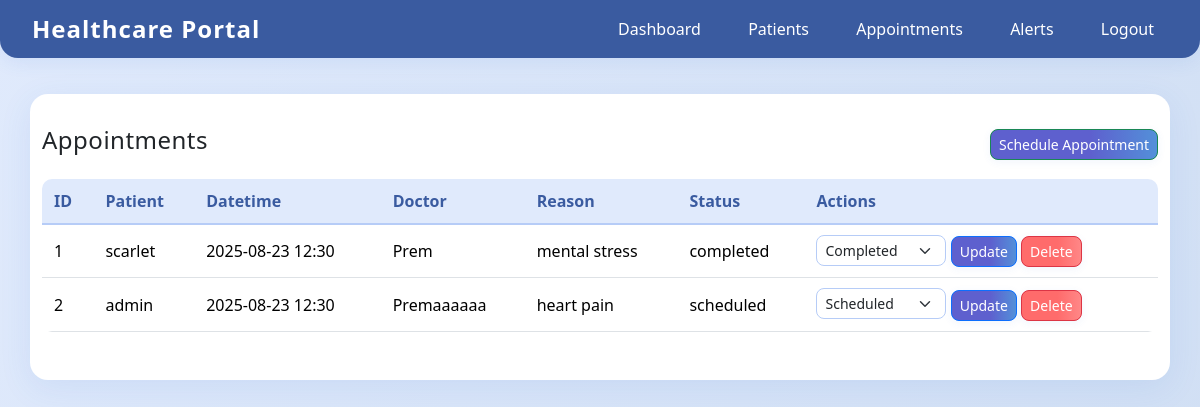
Before: /appointments (signed in) with the older database file.
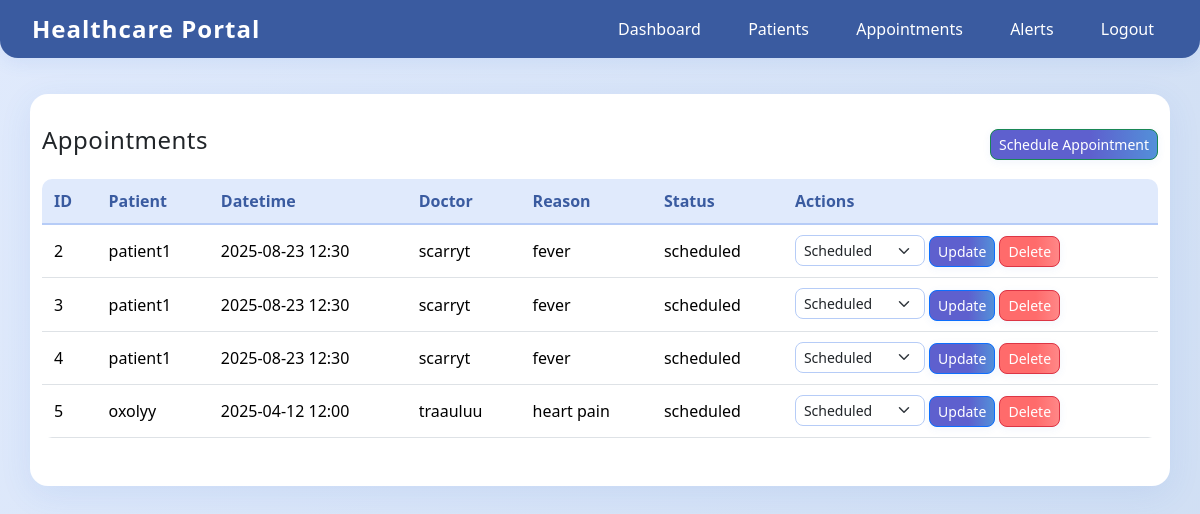
After: the same page with the newer database file.
### tables this page shows
CREATE TABLE appointments (
        id INTEGER PRIMARY KEY AUTOINCREMENT,
        patient_id INTEGER NOT NULL,
        datetime TEXT NOT NULL,
        doctor TEXT,
        reason TEXT,
        status TEXT DEFAULT 'scheduled',
        FOREIGN KEY(patient_id) REFERENCES patients(id)
    );

CREATE TABLE patients (
        id INTEGER PRIMARY KEY AUTOINCREMENT,
        name TEXT NOT NULL,
        age INTEGER,
        gender TEXT,
        phone TEXT,
        email TEXT,
        notes TEXT
    );

### app.py (the view)
@app.route('/appointments')
@login_required
def appointments():
    db = get_db()
    rows = db.execute("""
        SELECT a.*, p.name as patient_name
        FROM appointments a
        JOIN patients p ON a.patient_id = p.id
        ORDER BY datetime(a.datetime) DESC
    """).fetchall()
    return render_template('appointments.html', appointments=rows)

### app.py (called while the page is built)
def get_db():
    db = getattr(g, '_database', None)
    if db is None:
        db = g._database = sqlite3.connect(DB_PATH)
        db.row_factory = sqlite3.Row
    return db

@app.teardown_appcontext
def close_connection(exception):
    db = getattr(g, '_database', None)
    if db is not None:
        db.close()

def login_required(fn):
    from functools import wraps
    @wraps(fn)
    def wrapper(*args, **kwargs):
        if 'user' not in session:
            flash('Please login first', 'warning')
            return redirect(url_for('login'))
        return fn(*args, **kwargs)
    return wrapper

### templates/appointments.html (shortened to what this page needs)
{% extends "base.html" %}
{% block content %}
<div class="d-flex justify-content-between align-items-center mb-3">
  <h4>Appointments</h4>
  <a href="{{ url_for('add_appointment') }}" class="btn btn-success btn-sm">Schedule Appointment</a>
</div>
<table class="table table-sm">
  <thead><tr><th>ID</th><th>Patient</th><th>Datetime</th><th>Doctor</th><th>Reason</th><th>Status</th><th>Actions</th></tr></thead>
  <tbody>
    {% for a in appointments %}
      <tr>
        <td>{{ a['id'] }}</td>
        <td>{{ a['patient_name'] }}</td>
        <td>{{ a['datetime'] }}</td>
        <td>{{ a['doctor'] or '-' }}</td>
        <td>{{ a['reason'] or '-' }}</td>
        <td>{{ a['status'] }}</td>
        <td>
          <form method="post" action="{{ url_for('update_appointment_status', aid=a['id']) }}" style="display:inline">
            <select name="status" class="form-select form-select-sm d-inline-block" style="width:130px; display:inline-block;">
              <option value="scheduled" {% if a['status']=='scheduled' %}selected{% endif %}>Scheduled</option>
              <option value="completed" {% if a['status']=='completed' %}selected{% endif %}>Completed</option>
            </select>
            <button class="btn btn-sm btn-primary">Update</button>
          </form>
          <form method="post" action="{{ url_for('delete_appointment', aid=a['id']) }}" style="display:inline" onsubmit="return confirm('Delete appointment?');">
            <button class="btn btn-sm btn-danger">Delete</button>
          </form>
        </td>
      </tr>
    {% endfor %}
  </tbody>
</table>
{% endblock %}

### templates/base.html (shortened to what this page needs)
<!DOCTYPE html>
<html lang="en">
<head>
    <link rel="stylesheet" href="{{ url_for('static', filename='style.css') }}">
    <link href="https://cdn.jsdelivr.net/npm/bootstrap@5.3.3/dist/css/bootstrap.min.css" rel="stylesheet">
    <link href="https://cdn.jsdelivr.net/npm/bootstrap-icons@1.11.3/font/bootstrap-icons.css" rel="stylesheet">
</head>
<body>
    <nav>
        {% if session.get('role') == 'admin' %}
            <a class="navbar-brand" href="{{ url_for('admin_dashboard') }}">Healthcare Portal</a>
        {% else %}
            <a class="navbar-brand" href="{{ url_for('user_dashboard') }}">Healthcare Portal</a>
        {% endif %}
        <ul>
            {% if 'user' in session %}
                <li><a href="{% if session.get('role') == 'admin' %}{{ url_for('admin_dashboard') }}{% else %}{{ url_for('user_dashboard') }}{% endif %}">Dashboard</a></li>
                <li><a href="{{ url_for('patients') }}">Patients</a></li>
                <li><a href="{{ url_for('appointments') }}">Appointments</a></li>
                <li><a href="{{ url_for('alerts') }}">Alerts</a></li>
                <li><a href="{{ url_for('logout') }}">Logout</a></li>
            {% else %}
                <li><a href="{{ url_for('login') }}">Login</a></li>
            {% endif %}
        </ul>
    </nav>
    <div class="container">
        {% block content %}{% endblock %}
    </div>
</body>
</html>

### static/style.css (style rules this page uses)
body { background: linear-gradient(120deg, #e0eafc 0%, #cfdef3 100%); min-height: 100vh; font-family: 'Segoe UI', Tahoma, Geneva, Verdana, sans-serif; color: #223; margin: 0; padding: 0; }
nav { background: #3a5ba0; color: #fff; padding: 0.7rem 2rem; display: flex; align-items: center; justify-content: space-between; border-bottom-left-radius: 18px; border-bottom-right-radius: 18px; box-shadow: 0 4px 18px rgba(60, 120, 216, 0.10); }
nav .navbar-brand { font-size: 1.5rem; font-weight: 700; color: #fff; text-decoration: none; letter-spacing: 1px; }
nav ul { list-style: none; margin: 0; padding: 0; display: flex; gap: 1.2rem; }
nav ul li { display: inline; }
nav ul li a { color: #fff; text-decoration: none; font-weight: 500; padding: 6px 14px; border-radius: 6px; transition: background 0.2s, color 0.2s; }
.container { max-width: 950px; margin: 36px auto 0 auto; background: #fff; border-radius: 18px; box-shadow: 0 8px 32px rgba(60, 120, 216, 0.10); padding: 32px 28px; }
h1, h2, h3, h4, h5, h6 { color: #3a5ba0; font-weight: 700; margin-bottom: 18px; letter-spacing: 0.5px; }
.btn, button, input[type="submit"] { border-radius: 8px !important; font-weight: 500; transition: background 0.2s, color 0.2s, box-shadow 0.2s; box-shadow: 0 2px 8px rgba(60, 120, 216, 0.07); border: none; padding: 8px 18px; font-size: 1rem; }
.btn-primary, .btn-success { background: linear-gradient(90deg, #5e60ce 60%, #5390d9 100%); color: #fff !important; }
.btn-danger { background: linear-gradient(90deg, #ff6b6b 60%, #ff8787 100%); color: #fff !important; }
.table { background: #fff; border-radius: 10px; overflow: hidden; width: 100%; margin-bottom: 24px; border-collapse: separate; border-spacing: 0; }
.table th, .table td { vertical-align: middle !important; padding: 10px 12px !important; }
.table thead th { background: #e0eafc; color: #3a5ba0; font-weight: 600; border-bottom: 2px solid #b6ccf7; }
input, select, textarea { border-radius: 8px !important; border: 1px solid #b6ccf7 !important; transition: border-color 0.2s; padding: 10px 12px; font-size: 1rem; background: #fafdff; }
input[type="submit"], button { cursor: pointer; }
a { color: #5e60ce; text-decoration: none; transition: color 0.2s; }
.form-select { border-radius: 8px !important; border: 1px solid #b6ccf7 !important; background: #fafdff; padding: 10px 12px; font-size: 1rem; }

Changed rows visible on the page:
removed appointments: id "1", patient_name "scarlet", datetime "2025-08-23 12:30", doctor "Prem", reason "mental stress", status "completed", status "Completed"
changed appointments id 2: patient_name "admin" → "patient1"; doctor "Premaaaaaa" → "scarryt"; reason "heart pain" → "fever"
added appointments: id "3", patient_name "patient1", datetime "2025-08-23 12:30", doctor "scarryt", reason "fever", status "scheduled", status "Scheduled"
added appointments: id "4", patient_name "patient1", datetime "2025-08-23 12:30", doctor "scarryt", reason "fever", status "scheduled", status "Scheduled"
added appointments: id "5", patient_name "oxolyy", datetime "2025-04-12 12:00", doctor "traauluu", reason "heart pain", status "scheduled", status "Scheduled"
